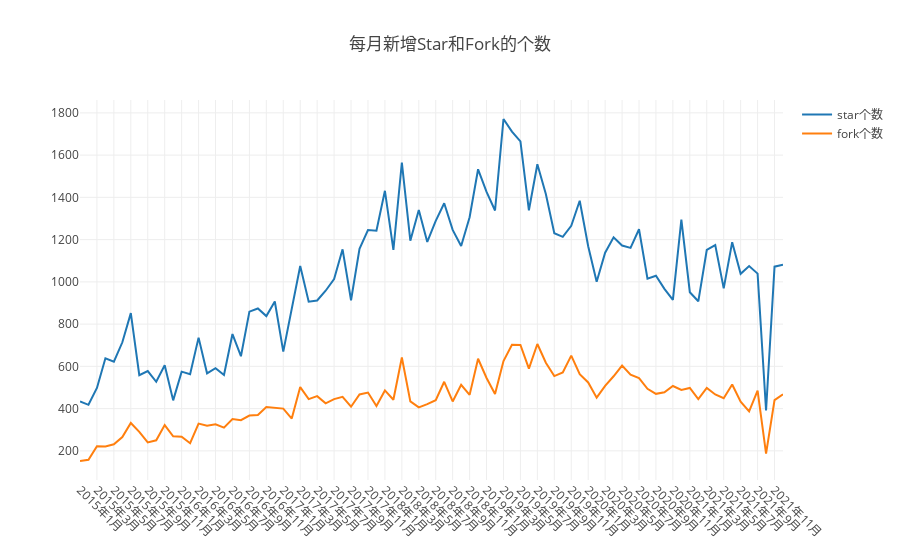

Write notebook code for a chart like this one.
### Markdown cell above
# **开源软件开发与社区治理 期末作业**

- **成员： 周逸平（51215903101） 刘新新（51215903085） 袁梦逸（51215903093）**
- **分析项目： kubernetes/kubernetes（20580498）**
- **分析时间段： 2015年 - 2021年**

---

### **1. 每月新增Star和Fork的个数**

### Code cell
// 1、每月新增Star和Fork的个数
var openDigger = require('../src/open_digger');
var our_repo_id = 20580498;
var startYear = 2015, endYear = 2021;
var years = Array.from({length: endYear - startYear + 1}, (_, i) => i + startYear);
var startMonth = 1, endMonth = 12;
var months = Array.from( {length: endMonth - startMonth + 1}, (_, i) => i + startMonth);

var times = Array();
for(let i = 0; i < years.length; i++) {
    for(let j = 0; j < months.length; j++) times.push({'y': years[i], 'm': months[j]});
}
times_axis = times.map(time => time['y'].toString() + '年' + time['m'].toString()+ '月');

Promise.all(times.map(time =>{
    return openDigger.driver.clickhouse.query(`select count(if(type='WatchEvent', 1, null)) as star,
    count(if(type='ForkEvent', 1, null)) as fork from github_log.events where repo_id=${our_repo_id} and toMonth(created_at)=${time['m']} and toYear(created_at)=${time['y']}`); 
})).then(data => {
    var starCount = [], forkCount = [], tableData = [];
    data.forEach((d, i) => {
        starCount.push(d[0].star);
        forkCount.push(d[0].fork);
        tableData.push({'time': times_axis[i], 'star': starCount[starCount.length-1], 'fork': forkCount[forkCount.length-1]});
    });
    console.table(tableData.map((d) => {
        return {
            '月份': d.time,
            '每月新增star个数': d.star,
            '每月新增fork个数': d.fork,
        };
    }));
    openDigger.render.plotly([
        {x: times_axis, y: starCount, mode: 'scatter', name: 'star个数'},
        {x: times_axis, y: forkCount, mode: 'scatter', name: 'fork个数'},
    ], {
        title: '每月新增Star和Fork的个数',
        xaxis: {type: 'category',tickangle: 45}
    });
})

### Figure 1 — Plotly figure (JSON) as saved in the notebook; plotly's stock layout.template omitted (floating-point values rounded to 4 significant figures)
{"data": [{"mode": "scatter", "name": "star个数", "x": ["2015年1月", "2015年2月", "2015年3月", "2015年4月", "2015年5月", "2015年6月", "2015年7月", "2015年8月", "2015年9月", "2015年10月", "2015年11月", "2015年12月", "2016年1月", "2016年2月", "2016年3月", "2016年4月", "2016年5月", "2016年6月", "2016年7月", "2016年8月", "2016年9月", "2016年10月", "2016年11月", "2016年12月", "2017年1月", "2017年2月", "2017年3月", "2017年4月", "2017年5月", "2017年6月", "2017年7月", "2017年8月", "2017年9月", "2017年10月", "2017年11月", "2017年12月", "2018年1月", "2018年2月", "2018年3月", "2018年4月", "2018年5月", "2018年6月", "2018年7月", "2018年8月", "2018年9月", "2018年10月", "2018年11月", "2018年12月", "2019年1月", "2019年2月", "2019年3月", "2019年4月", "2019年5月", "2019年6月", "2019年7月", "2019年8月", "2019年9月", "2019年10月", "2019年11月", "2019年12月", "2020年1月", "2020年2月", "2020年3月", "2020年4月", "2020年5月", "2020年6月", "2020年7月", "2020年8月", "2020年9月", "2020年10月", "2020年11月", "2020年12月", "2021年1月", "2021年2月", "2021年3月", "2021年4月", "2021年5月", "2021年6月", "2021年7月", "2021年8月", "2021年9月", "2021年10月", "2021年11月", "2021年12月"], "y": ["434", "418", "498", "638", "622", "714", "852", "558", "578", "527", "605", "439", "575", "563", "736", "567", "591", "559", "753", "648", "859", "874", "838", "907", "670", "875", "1075", "906", "912", "958", "1013", "1154", "913", "1156", "1245", "1242", "1431", "1151", "1565", "1195", "1340", "1189", "1289", "1372", "1246", "1170", "1306", "1533", "1426", "1338", "1771", "1711", "1665", "1339", "1557", "1416", "1230", "1213", "1265", "1384", "1169", "1001", "1138", "1211", "1172", "1161", "1249", "1015", "1029", "967", "915", "1295", "951", "908", "1151", "1174", "969", "1188", "1038", "1075", "1039", "391", "1072", "1081"]}, {"mode": "scatter", "name": "fork个数", "x": ["2015年1月", "2015年2月", "2015年3月", "2015年4月", "2015年5月", "2015年6月", "2015年7月", "2015年8月", "2015年9月", "2015年10月", "2015年11月", "2015年12月", "2016年1月", "2016年2月", "2016年3月", "2016年4月", "2016年5月", "2016年6月", "2016年7月", "2016年8月", "2016年9月", "2016年10月", "2016年11月", "2016年12月", "2017年1月", "2017年2月", "2017年3月", "2017年4月", "2017年5月", "2017年6月", "2017年7月", "2017年8月", "2017年9月", "2017年10月", "2017年11月", "2017年12月", "2018年1月", "2018年2月", "2018年3月", "2018年4月", "2018年5月", "2018年6月", "2018年7月", "2018年8月", "2018年9月", "2018年10月", "2018年11月", "2018年12月", "2019年1月", "2019年2月", "2019年3月", "2019年4月", "2019年5月", "2019年6月", "2019年7月", "2019年8月", "2019年9月", "2019年10月", "2019年11月", "2019年12月", "2020年1月", "2020年2月", "2020年3月", "2020年4月", "2020年5月", "2020年6月", "2020年7月", "2020年8月", "2020年9月", "2020年10月", "2020年11月", "2020年12月", "2021年1月", "2021年2月", "2021年3月", "2021年4月", "2021年5月", "2021年6月", "2021年7月", "2021年8月", "2021年9月", "2021年10月", "2021年11月", "2021年12月"], "y": ["152", "158", "222", "221", "231", "265", "332", "290", "240", "250", "322", "269", "267", "236", "329", "319", "326", "310", "351", "345", "367", "370", "408", "403", "400", "353", "502", "445", "459", "425", "445", "456", "409", "467", "476", "412", "486", "442", "642", "434", "406", "421", "440", "527", "434", "513", "465", "636", "545", "469", "625", "702", "701", "589", "706", "617", "554", "571", "651", "563", "524", "452", "508", "553", "604", "561", "544", "494", "470", "477", "507", "488", "498", "445", "498", "467", "449", "514", "433", "387", "485", "187", "440", "468"]}], "layout": {"autosize": true, "title": {"text": "每月新增Star和Fork的个数"}, "xaxis": {"autorange": true, "range": [0, 83], "tickangle": 45, "type": "category"}, "yaxis": {"autorange": true, "range": [62.06, 1861.0], "type": "linear"}}}
